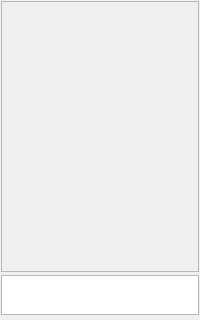
<?xml version="1.0" encoding="UTF-8"?>
<ui version="4.0">
 <class>MainWindow</class>
 <widget class="QMainWindow" name="MainWindow">
  <property name="geometry">
   <rect>
    <x>0</x>
    <y>0</y>
    <width>200</width>
    <height>320</height>
   </rect>
  </property>
  <property name="windowTitle">
   <string>MainWindow</string>
  </property>
  <widget class="QWidget" name="centralWidget">
   <layout class="QVBoxLayout" name="verticalLayout">
    <property name="spacing">
     <number>3</number>
    </property>
    <property name="leftMargin">
     <number>1</number>
    </property>
    <property name="topMargin">
     <number>1</number>
    </property>
    <property name="rightMargin">
     <number>1</number>
    </property>
    <property name="bottomMargin">
     <number>5</number>
    </property>
    <item>
     <widget class="QScrollArea" name="scrollArea">
      <property name="widgetResizable">
       <bool>true</bool>
      </property>
      <widget class="client::chatBox" name="chatbox">
       <property name="geometry">
        <rect>
         <x>0</x>
         <y>0</y>
         <width>196</width>
         <height>248</height>
        </rect>
       </property>
      </widget>
     </widget>
    </item>
    <item>
     <widget class="client::chatInput" name="mChatInput">
      <property name="maximumSize">
       <size>
        <width>16777215</width>
        <height>40</height>
       </size>
      </property>
     </widget>
    </item>
   </layout>
  </widget>
  <widget class="QMenuBar" name="menuBar">
   <property name="geometry">
    <rect>
     <x>0</x>
     <y>0</y>
     <width>200</width>
     <height>21</height>
    </rect>
   </property>
  </widget>
 </widget>
 <layoutdefault spacing="6" margin="11"/>
 <customwidgets>
  <customwidget>
   <class>client::chatBox</class>
   <extends>QWidget</extends>
   <header>chatbox.h</header>
   <container>1</container>
  </customwidget>
  <customwidget>
   <class>client::chatInput</class>
   <extends>QPlainTextEdit</extends>
   <header>chatinput.h</header>
  </customwidget>
 </customwidgets>
 <resources/>
 <connections/>
</ui>
